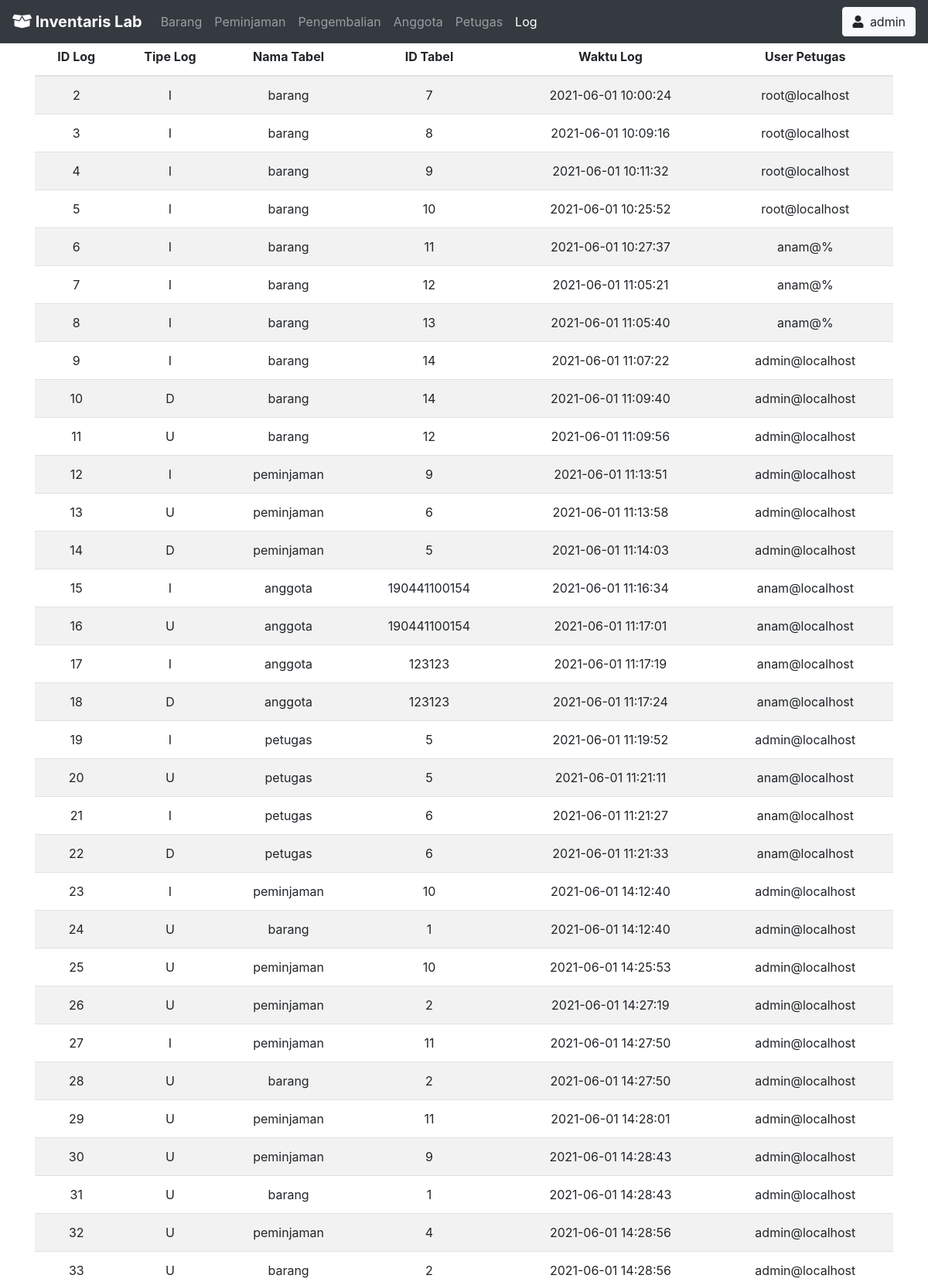
The app's page /index.php?page=log (signed in, upper part) with its own data.
### tables this page shows
CREATE TABLE `log` (
  `id_log` int(11) NOT NULL,
  `tipe_log` varchar(128) DEFAULT NULL,
  `nama_tabel` varchar(128) DEFAULT NULL,
  `id_tabel` varchar(128) DEFAULT NULL,
  `waktu_log` datetime DEFAULT NULL,
  `user_petugas` varchar(128) DEFAULT NULL
);

### log.php (the view, shortened to what this page needs)
<div class="container mt-lg-5">
        <div class="row">
            <div class="col-md-12">
                <table class="table table-striped table-inverse w-100 text-center">
                    <thead class="thead-inverse">
                        <tr>
                            <th>ID Log</th>
                            <th>Tipe Log</th>
                            <th>Nama Tabel</th>
                            <th>ID Tabel</th>
                            <th>Waktu Log</th>
                            <th>User Petugas</th>
                        </tr>
                    </thead>
                    <tbody>
                        <?php
                        $select = mysqli_query($conn, "select * from log");
                        while($data = mysqli_fetch_array($select)){
                            ?>
                            <tr>
                                <td><?php echo $data["id_log"] ?></td>
                                <td><?php echo $data["tipe_log"] ?></td>
                                <td><?php echo $data["nama_tabel"] ?></td>
                                <td><?php echo $data["id_tabel"] ?></td>
                                <td><?php echo $data["waktu_log"] ?></td>
                                <td><?php echo $data["user_petugas"] ?></td>
                            </tr>
                            <?php
                        }
                        ?>
                    </tbody>
                </table>
            </div>
        </div>
    </div>

### css/root.css (style rules this page uses)
body, html { width: 100%; height: 100%; }

### records on screen
log: id_log "2", tipe_log "I", nama_tabel "barang", id_tabel "7", waktu_log "2021-06-01 10:00:24", user_petugas "root@localhost"
log: id_log "3", tipe_log "I", nama_tabel "barang", id_tabel "8", waktu_log "2021-06-01 10:09:16", user_petugas "root@localhost"
log: id_log "4", tipe_log "I", nama_tabel "barang", id_tabel "9", waktu_log "2021-06-01 10:11:32", user_petugas "root@localhost"
log: id_log "5", tipe_log "I", nama_tabel "barang", id_tabel "10", waktu_log "2021-06-01 10:25:52", user_petugas "root@localhost"
log: id_log "6", tipe_log "I", nama_tabel "barang", id_tabel "11", waktu_log "2021-06-01 10:27:37", user_petugas "anam@%"
log: id_log "7", tipe_log "I", nama_tabel "barang", id_tabel "12", waktu_log "2021-06-01 11:05:21", user_petugas "anam@%"
log: id_log "8", tipe_log "I", nama_tabel "barang", id_tabel "13", waktu_log "2021-06-01 11:05:40", user_petugas "anam@%"
log: id_log "9", tipe_log "I", nama_tabel "barang", id_tabel "14", waktu_log "2021-06-01 11:07:22", user_petugas "admin@localhost"
log: id_log "10", tipe_log "D", nama_tabel "barang", id_tabel "14", waktu_log "2021-06-01 11:09:40", user_petugas "admin@localhost"
log: id_log "11", tipe_log "U", nama_tabel "barang", id_tabel "12", waktu_log "2021-06-01 11:09:56", user_petugas "admin@localhost"
log: id_log "12", tipe_log "I", nama_tabel "peminjaman", id_tabel "9", waktu_log "2021-06-01 11:13:51", user_petugas "admin@localhost"
log: id_log "13", tipe_log "U", nama_tabel "peminjaman", id_tabel "6", waktu_log "2021-06-01 11:13:58", user_petugas "admin@localhost"
log: id_log "14", tipe_log "D", nama_tabel "peminjaman", id_tabel "5", waktu_log "2021-06-01 11:14:03", user_petugas "admin@localhost"
log: id_log "15", tipe_log "I", nama_tabel "anggota", id_tabel "190441100154", waktu_log "2021-06-01 11:16:34", user_petugas "anam@localhost"
log: id_log "16", tipe_log "U", nama_tabel "anggota", id_tabel "190441100154", waktu_log "2021-06-01 11:17:01", user_petugas "anam@localhost"
log: id_log "17", tipe_log "I", nama_tabel "anggota", id_tabel "123123", waktu_log "2021-06-01 11:17:19", user_petugas "anam@localhost"
log: id_log "18", tipe_log "D", nama_tabel "anggota", id_tabel "123123", waktu_log "2021-06-01 11:17:24", user_petugas "anam@localhost"
log: id_log "19", tipe_log "I", nama_tabel "petugas", id_tabel "5", waktu_log "2021-06-01 11:19:52", user_petugas "admin@localhost"
log: id_log "20", tipe_log "U", nama_tabel "petugas", id_tabel "5", waktu_log "2021-06-01 11:21:11", user_petugas "anam@localhost"
log: id_log "21", tipe_log "I", nama_tabel "petugas", id_tabel "6", waktu_log "2021-06-01 11:21:27", user_petugas "anam@localhost"
log: id_log "22", tipe_log "D", nama_tabel "petugas", id_tabel "6", waktu_log "2021-06-01 11:21:33", user_petugas "anam@localhost"
log: id_log "23", tipe_log "I", nama_tabel "peminjaman", id_tabel "10", waktu_log "2021-06-01 14:12:40", user_petugas "admin@localhost"
log: id_log "24", tipe_log "U", nama_tabel "barang", id_tabel "1", waktu_log "2021-06-01 14:12:40", user_petugas "admin@localhost"
log: id_log "25", tipe_log "U", nama_tabel "peminjaman", id_tabel "10", waktu_log "2021-06-01 14:25:53", user_petugas "admin@localhost"
log: id_log "26", tipe_log "U", nama_tabel "peminjaman", id_tabel "2", waktu_log "2021-06-01 14:27:19", user_petugas "admin@localhost"
log: id_log "27", tipe_log "I", nama_tabel "peminjaman", id_tabel "11", waktu_log "2021-06-01 14:27:50", user_petugas "admin@localhost"
log: id_log "28", tipe_log "U", nama_tabel "barang", id_tabel "2", waktu_log "2021-06-01 14:27:50", user_petugas "admin@localhost"
log: id_log "29", tipe_log "U", nama_tabel "peminjaman", id_tabel "11", waktu_log "2021-06-01 14:28:01", user_petugas "admin@localhost"
log: id_log "30", tipe_log "U", nama_tabel "peminjaman", id_tabel "9", waktu_log "2021-06-01 14:28:43", user_petugas "admin@localhost"
log: id_log "31", tipe_log "U", nama_tabel "barang", id_tabel "1", waktu_log "2021-06-01 14:28:43", user_petugas "admin@localhost"
log: id_log "32", tipe_log "U", nama_tabel "peminjaman", id_tabel "4", waktu_log "2021-06-01 14:28:56", user_petugas "admin@localhost"
log: id_log "33", tipe_log "U", nama_tabel "barang", id_tabel "2", waktu_log "2021-06-01 14:28:56", user_petugas "admin@localhost"

### other values on screen
$_SESSION["user"] "admin"
